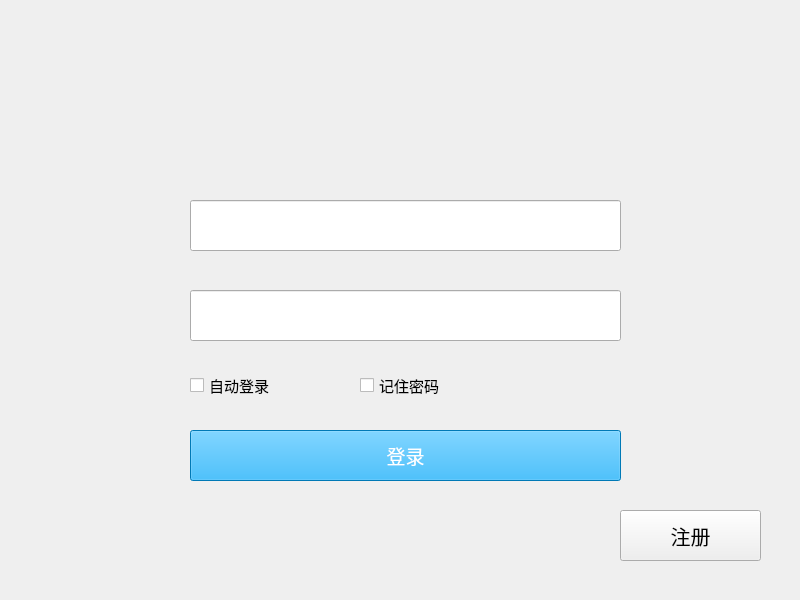
<?xml version="1.0" encoding="UTF-8"?>
<ui version="4.0">
 <class>Widget</class>
 <widget class="QWidget" name="Widget">
  <property name="geometry">
   <rect>
    <x>0</x>
    <y>0</y>
    <width>800</width>
    <height>600</height>
   </rect>
  </property>
  <property name="windowTitle">
   <string>Widget</string>
  </property>
  <widget class="QLineEdit" name="lineEdit">
   <property name="geometry">
    <rect>
     <x>190</x>
     <y>200</y>
     <width>431</width>
     <height>51</height>
    </rect>
   </property>
  </widget>
  <widget class="QLineEdit" name="lineEdit_2">
   <property name="geometry">
    <rect>
     <x>190</x>
     <y>290</y>
     <width>431</width>
     <height>51</height>
    </rect>
   </property>
   <property name="echoMode">
    <enum>QLineEdit::Password</enum>
   </property>
  </widget>
  <widget class="QPushButton" name="pushButton">
   <property name="geometry">
    <rect>
     <x>190</x>
     <y>430</y>
     <width>431</width>
     <height>51</height>
    </rect>
   </property>
   <property name="font">
    <font>
     <pointsize>14</pointsize>
    </font>
   </property>
   <property name="styleSheet">
    <string notr="true">QPushButton { background-color: rgb(0, 170, 255);  color: rgb(255, 255, 255); } QPushButton:hover { background-color: rgb(0, 85, 255); }</string>
   </property>
   <property name="text">
    <string>登录</string>
   </property>
   <property name="default">
    <bool>false</bool>
   </property>
  </widget>
  <widget class="QPushButton" name="pushButton_2">
   <property name="geometry">
    <rect>
     <x>620</x>
     <y>510</y>
     <width>141</width>
     <height>51</height>
    </rect>
   </property>
   <property name="font">
    <font>
     <pointsize>15</pointsize>
    </font>
   </property>
   <property name="text">
    <string>注册</string>
   </property>
  </widget>
  <widget class="QCheckBox" name="checkBox">
   <property name="geometry">
    <rect>
     <x>190</x>
     <y>370</y>
     <width>111</width>
     <height>31</height>
    </rect>
   </property>
   <property name="font">
    <font>
     <pointsize>11</pointsize>
    </font>
   </property>
   <property name="text">
    <string>自动登录</string>
   </property>
  </widget>
  <widget class="QCheckBox" name="checkBox_2">
   <property name="geometry">
    <rect>
     <x>360</x>
     <y>370</y>
     <width>101</width>
     <height>31</height>
    </rect>
   </property>
   <property name="font">
    <font>
     <pointsize>11</pointsize>
    </font>
   </property>
   <property name="text">
    <string>记住密码</string>
   </property>
  </widget>
 </widget>
 <resources/>
 <connections/>
</ui>
